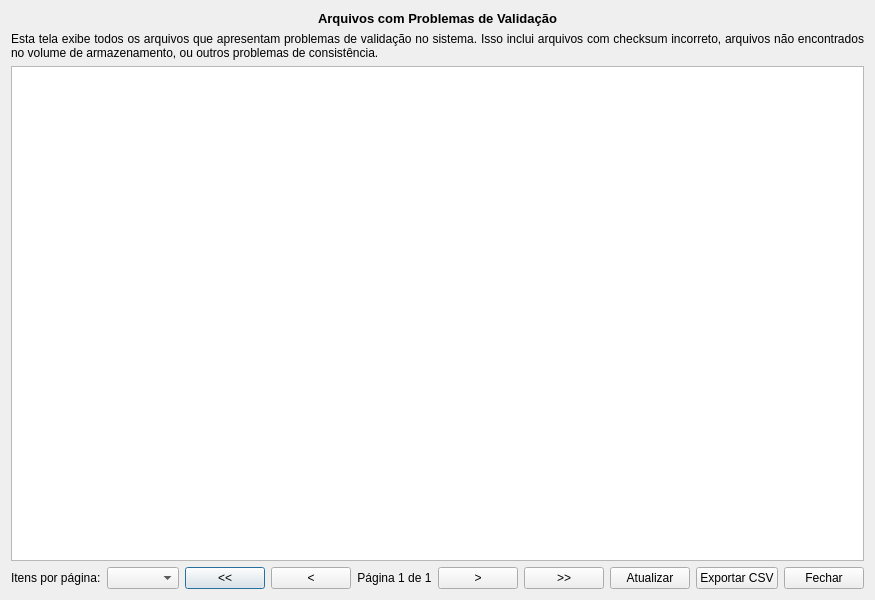
<?xml version="1.0" encoding="UTF-8"?>
<!-- Path: gui\arquivos_incorretos\manage_incorrect_files_dialog.ui -->
<ui version="4.0">
 <class>ManageIncorrectFilesDialog</class>
 <widget class="QDialog" name="ManageIncorrectFilesDialog">
  <property name="geometry">
   <rect>
    <x>0</x>
    <y>0</y>
    <width>800</width>
    <height>600</height>
   </rect>
  </property>
  <property name="windowTitle">
   <string>Gerenciar Arquivos com Problemas</string>
  </property>
  <layout class="QVBoxLayout" name="verticalLayout">
   <item>
    <widget class="QLabel" name="titleLabel">
     <property name="font">
      <font>
       <pointsize>10</pointsize>
       <weight>75</weight>
       <bold>true</bold>
      </font>
     </property>
     <property name="text">
      <string>Arquivos com Problemas de Validação</string>
     </property>
     <property name="alignment">
      <set>Qt::AlignCenter</set>
     </property>
    </widget>
   </item>
   <item>
    <widget class="QLabel" name="infoLabel">
     <property name="text">
      <string>Esta tela exibe todos os arquivos que apresentam problemas de validação no sistema. Isso inclui arquivos com checksum incorreto, arquivos não encontrados no volume de armazenamento, ou outros problemas de consistência.</string>
     </property>
     <property name="alignment">
      <set>Qt::AlignJustify|Qt::AlignVCenter</set>
     </property>
     <property name="wordWrap">
      <bool>true</bool>
     </property>
    </widget>
   </item>
   <item>
    <widget class="QTableWidget" name="filesTable"/>
   </item>
   <item>
    <layout class="QHBoxLayout" name="paginationLayout">
     <item>
      <widget class="QLabel" name="pageSizeLabel">
       <property name="text">
        <string>Itens por página:</string>
       </property>
      </widget>
     </item>
     <item>
      <widget class="QComboBox" name="pageSizeComboBox"/>
     </item>
     <item>
      <widget class="QPushButton" name="firstPageButton">
       <property name="text">
        <string>&lt;&lt;</string>
       </property>
       <property name="toolTip">
        <string>Primeira página</string>
       </property>
      </widget>
     </item>
     <item>
      <widget class="QPushButton" name="prevPageButton">
       <property name="text">
        <string>&lt;</string>
       </property>
       <property name="toolTip">
        <string>Página anterior</string>
       </property>
      </widget>
     </item>
     <item>
      <widget class="QLabel" name="pageInfoLabel">
       <property name="text">
        <string>Página 1 de 1</string>
       </property>
       <property name="alignment">
        <set>Qt::AlignCenter</set>
       </property>
      </widget>
     </item>
     <item>
      <widget class="QPushButton" name="nextPageButton">
       <property name="text">
        <string>&gt;</string>
       </property>
       <property name="toolTip">
        <string>Próxima página</string>
       </property>
      </widget>
     </item>
     <item>
      <widget class="QPushButton" name="lastPageButton">
       <property name="text">
        <string>&gt;&gt;</string>
       </property>
       <property name="toolTip">
        <string>Última página</string>
       </property>
      </widget>
     </item>
     <item>
      <spacer name="horizontalSpacer">
       <property name="orientation">
        <enum>Qt::Horizontal</enum>
       </property>
       <property name="sizeHint" stdset="0">
        <size>
         <width>40</width>
         <height>20</height>
        </size>
       </property>
      </spacer>
     </item>
     <item>
      <widget class="QPushButton" name="refreshButton">
       <property name="text">
        <string>Atualizar</string>
       </property>
      </widget>
     </item>
     <item>
      <widget class="QPushButton" name="exportCSVButton">
       <property name="text">
        <string>Exportar CSV</string>
       </property>
      </widget>
     </item>
     <item>
      <widget class="QPushButton" name="closeButton">
       <property name="text">
        <string>Fechar</string>
       </property>
      </widget>
     </item>
    </layout>
   </item>
  </layout>
 </widget>
 <resources/>
 <connections/>
</ui>
